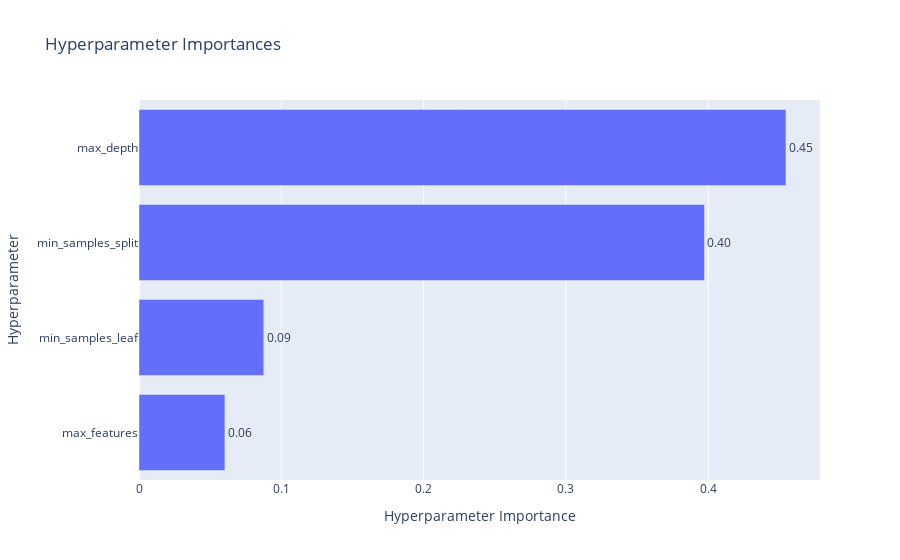

The code cell stored with this chart in its notebook:
### Code cell
plot_param_importances(study)

### Figure 1 — Plotly figure (JSON) as saved in the notebook; plotly's stock layout.template omitted (floating-point values rounded to 4 significant figures)
{"data": [{"cliponaxis": false, "hovertemplate": ["max_features (FloatDistribution): 0.06036700536557233<extra></extra>", "min_samples_leaf (IntDistribution): 0.0876807321212545<extra></extra>", "min_samples_split (IntDistribution): 0.39735402055172314<extra></extra>", "max_depth (IntDistribution): 0.45459824196145004<extra></extra>"], "name": "Objective Value", "orientation": "h", "text": ["0.06", "0.09", "0.40", "0.45"], "textposition": "outside", "type": "bar", "x": [0.06037, 0.08768, 0.3974, 0.4546], "y": ["max_features", "min_samples_leaf", "min_samples_split", "max_depth"]}], "layout": {"title": {"text": "Hyperparameter Importances"}, "xaxis": {"title": {"text": "Hyperparameter Importance"}}, "yaxis": {"title": {"text": "Hyperparameter"}}}}
